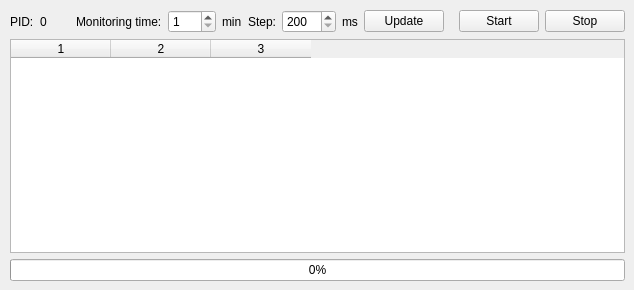
       <widget class="QWidget" name="tabProcList">
        <attribute name="title">
         <string>Processes</string>
        </attribute>
        <widget class="QWidget" name="layoutWidget">
         <property name="geometry">
          <rect>
           <x>10</x>
           <y>10</y>
           <width>615</width>
           <height>271</height>
          </rect>
         </property>
         <layout class="QVBoxLayout" name="verticalLayout">
          <item>
           <layout class="QHBoxLayout" name="horizontalLayout_2">
            <item>
             <widget class="QLabel" name="label">
              <property name="text">
               <string>PID:</string>
              </property>
             </widget>
            </item>
            <item>
             <widget class="QLabel" name="lbPID">
              <property name="minimumSize">
               <size>
                <width>30</width>
                <height>0</height>
               </size>
              </property>
              <property name="text">
               <string>0</string>
              </property>
             </widget>
            </item>
            <item>
             <widget class="QLabel" name="label_2">
              <property name="text">
               <string>Monitoring time:</string>
              </property>
             </widget>
            </item>
            <item>
             <widget class="QSpinBox" name="sbMonTime">
              <property name="minimumSize">
               <size>
                <width>48</width>
                <height>0</height>
               </size>
              </property>
              <property name="minimum">
               <number>1</number>
              </property>
             </widget>
            </item>
            <item>
             <widget class="QLabel" name="label_3">
              <property name="text">
               <string>min</string>
              </property>
             </widget>
            </item>
            <item>
             <widget class="QLabel" name="label_4">
              <property name="text">
               <string>Step:</string>
              </property>
             </widget>
            </item>
            <item>
             <widget class="QSpinBox" name="sbMonStep">
              <property name="minimum">
               <number>200</number>
              </property>
              <property name="maximum">
               <number>9999</number>
              </property>
             </widget>
            </item>
            <item>
             <widget class="QLabel" name="label_5">
              <property name="text">
               <string>ms</string>
              </property>
             </widget>
            </item>
            <item>
             <widget class="QPushButton" name="pbUpdate">
              <property name="text">
               <string>Update</string>
              </property>
             </widget>
            </item>
            <item>
             <spacer name="horizontalSpacer">
              <property name="orientation">
               <enum>Qt::Horizontal</enum>
              </property>
              <property name="sizeHint" stdset="0">
               <size>
                <width>40</width>
                <height>20</height>
               </size>
              </property>
             </spacer>
            </item>
            <item>
             <widget class="QPushButton" name="pbStart">
              <property name="text">
               <string>Start</string>
              </property>
             </widget>
            </item>
            <item>
             <widget class="QPushButton" name="pbStop">
              <property name="text">
               <string>Stop</string>
              </property>
             </widget>
            </item>
           </layout>
          </item>
          <item>
           <widget class="QTableWidget" name="twProcesses">
            <property name="styleSheet">
             <string notr="true"/>
            </property>
            <property name="sizeAdjustPolicy">
             <enum>QAbstractScrollArea::AdjustToContentsOnFirstShow</enum>
            </property>
            <property name="selectionMode">
             <enum>QAbstractItemView::SingleSelection</enum>
            </property>
            <property name="selectionBehavior">
             <enum>QAbstractItemView::SelectRows</enum>
            </property>
            <property name="textElideMode">
             <enum>Qt::ElideMiddle</enum>
            </property>
            <property name="sortingEnabled">
             <bool>false</bool>
            </property>
            <property name="columnCount">
             <number>3</number>
            </property>
            <column/>
            <column/>
            <column/>
           </widget>
          </item>
          <item>
           <widget class="QProgressBar" name="progressBar">
            <property name="value">
             <number>0</number>
            </property>
           </widget>
          </item>
         </layout>
        </widget>
       </widget>
